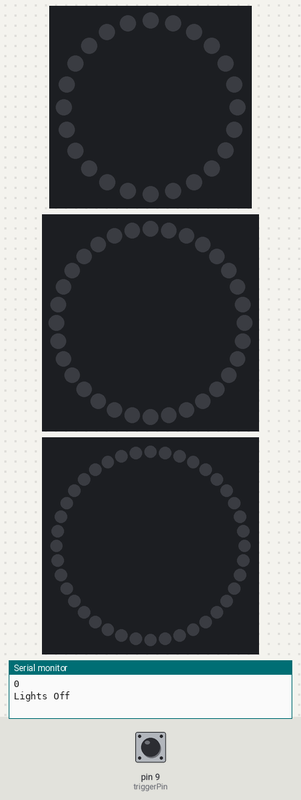
The sketch below on a simulated Arduino Uno, built with avr-gcc and run on an emulated ATmega328P. Parts: 24 RGB LEDs in a ring, first at the top, clockwise, 32 RGB LEDs in a ring, first at the top, clockwise, 40 RGB LEDs in a ring, first at the top, clockwise, the last lines printed to the serial monitor. Inputs (shaded band) come from the test bench; at power-on: pin 9 (triggerPin) HIGH. Dim RGB values are drawn brighter than linear; random numbers use the default seed unless the sketch sets one.

Above: at 1.2 s.
1.3 s: pin 9 (triggerPin) pulsed LOW 5 times (0.12 s each, 0.3 s apart)
At 3.3 s:
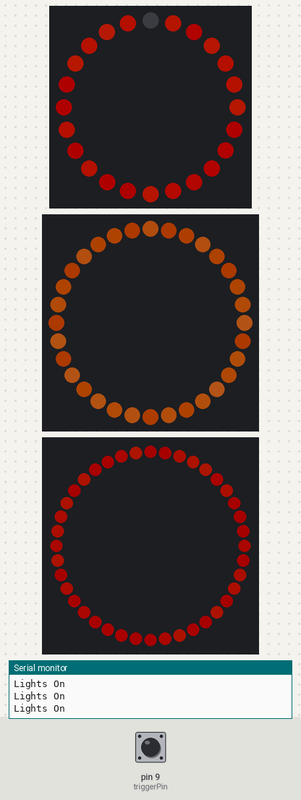
5.0 s: pin 9 (triggerPin) pulsed LOW 5 times (0.12 s each, 0.3 s apart)
At 5.46 s:
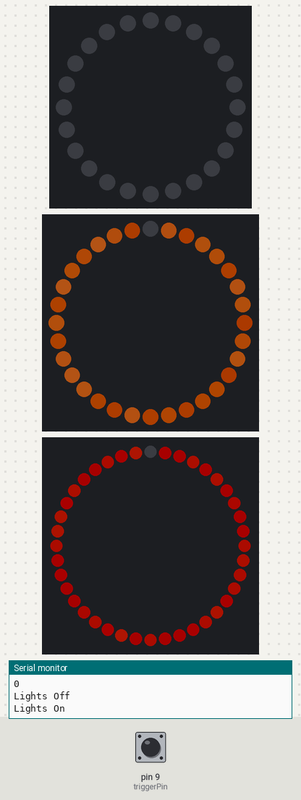
Timing chart, 0 to 8.0 s (numbered marks = the images above; inputs shaded):
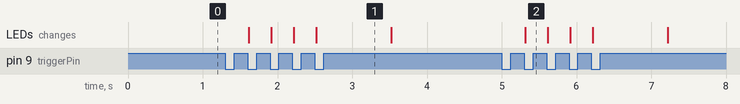

The sketch:

Chop_Rocket2_2RC.ino
```cpp
#include <Adafruit_NeoPixel.h>
#ifdef __AVR__
  #include <avr/power.h>
#endif

#define PIN_RING1 6
#define PIN_RING2 7
#define PIN_RING3 8

#define PIXELRING1 24
#define PIXELRING2 32
#define PIXELRING3 40

//Command Setup
#define triggerPin 9 //The pin for reading command information
int triggerState = 0;
int lastState = 1;
unsigned long duration;

//  The overall fire brightness
//  (this can affect both color levels and power consumption)
int brightness_Ring1 = 75;
int brightness_Ring2 = 60;
int brightness_Ring3 = 50;

int flicker1 = 0;
int flicker2 = 0;
int flicker3 = 0;

//  Uncomment one of these RGB (Red, Green, Blue) values to
//  set the base color of the flame.  The color will flickr
//  based on the initial base color

//  Yellow flame:
//int r = 226, g = 121, b = 35;

//  Orange flame:
//int r = 226, g = 121, b = 20;

//  Purple flame:
//  int r = 158, g = 8, b = 148;

//  Green flame:
//int r = 74, g = 150, b = 12;

//  Red flame:
//int red1 = 255, grn1 = 35, blu1 = 10;   // Ring 1 Center
//int red1 = 226, grn1 = 121, blu1 = 35;   // Ring 1 Center
//int red2 = 255, grn2 = 35, blu2 = 10;   // Ring 2 Middle
//int red3 = 255, grn3 = 35, blu3 = 10;   // Ring 3 Outer

int red1 = 226, grn1 = 35, blu1 = 10;   // Ring 1 Center
int red2 = 255, grn2 = 121, blu2 = 35;   // Ring 2 Middle
int red3 = 255, grn3 = 35, blu3 = 10;   // Ring 3 Outer

//int red1 = 255, grn1 = 121, blu1 = 35;   // Ring 1 Center
//int red2 = 255, grn2 = 121, blu2 = 35;   // Ring 2 Middle
//int red3 = 255, grn3 = 35, blu3 = 10;   // Ring 3 Outer

unsigned long previousMillisRing1 = 0;
unsigned long previousMillisRing2 = 0;
unsigned long previousMillisRing3 = 0;
unsigned long currentMillis = 0;

int delayRing1 = 0;
int delayRing2 = 0;
int delayRing3 = 0;

int goblack = 0;

// Parameter 1 = number of pixels in strip
// Parameter 2 = Arduino pin number (most are valid)
// Parameter 3 = pixel type flags, add together as needed:
//   NEO_KHZ800  800 KHz bitstream (most NeoPixel products w/WS2812 LEDs)
//   NEO_KHZ400  400 KHz (classic 'v1' (not v2) FLORA pixels, WS2811 drivers)
//   NEO_GRB     Pixels are wired for GRB bitstream (most NeoPixel products)
//   NEO_RGB     Pixels are wired for RGB bitstream (v1 FLORA pixels, not v2)
Adafruit_NeoPixel ring1 = Adafruit_NeoPixel(PIXELRING1, PIN_RING1, NEO_GRB + NEO_KHZ800);
Adafruit_NeoPixel ring2 = Adafruit_NeoPixel(PIXELRING2, PIN_RING2, NEO_GRB + NEO_KHZ800);
Adafruit_NeoPixel ring3 = Adafruit_NeoPixel(PIXELRING3, PIN_RING3, NEO_GRB + NEO_KHZ800);

// IMPORTANT: To reduce NeoPixel burnout risk, add 1000 uF capacitor across
// pixel power leads, add 300 - 500 Ohm resistor on first pixel's data input
// and minimize distance between Arduino and first pixel.  Avoid connecting
// on a live circuit...if you must, connect GND first.
// For the ultimate NeoPixel guide, check out:
// https://learn.adafruit.com/adafruit-neopixel-uberguide/overview

void setup() {
  Serial.begin(115200);

  //command information setup
  pinMode(triggerPin, INPUT_PULLUP);

  randomSeed(analogRead(0));
  ring1.begin();
  ring2.begin();
  ring3.begin();

  ring1.setBrightness(brightness_Ring1);
  ring2.setBrightness(brightness_Ring2);
  ring3.setBrightness(brightness_Ring3);

  ring1.show();
  ring2.show();
  ring3.show();
}

void loop() {
  currentMillis = millis();

  //triggerState = digitalRead(triggerPin);

  //if (triggerState != lastState){
    duration = pulseIn(triggerPin,HIGH);//Read the Pin if there has
    if (duration < 1500){
      //if (triggerState){
      Serial.println(triggerState);
      lastState = 1;//triggerState;
    }
    else{
      lastState = 0;
    }
 // }

  if (!lastState){
      lightsOn();
      Serial.println("Lights On");
      }
    else{
      ring1.setBrightness(0);
      ring2.setBrightness(0);
      ring3.setBrightness(0);
      ring1.show();
      ring2.show();
      ring3.show();
      Serial.println("Lights Off");
    }
  }

void lightsOn(){
  if (currentMillis - previousMillisRing1 >= delayRing1) {
    previousMillisRing1 = currentMillis;
    //  Flicker, based on our initial RGB values
    for(int i=0; i < ring1.numPixels(); i++) {
      flicker1 = random(0,55);
      int r1 = red1-flicker1;
      int g1 = grn1-flicker1;
      int b1 = blu1-flicker1;
      if(g1<0) g1=0;
      if(r1<0) r1=0;
      if(b1<0) b1=0;
      ring1.setPixelColor(i,r1,g1,b1);
      //ring1.setBrightness(random(brightness_Ring1-50,brightness_Ring1));
      ring1.setBrightness(brightness_Ring1);
    }
    delayRing1 = random(10,113);
    goblack = random(1,8);
    if(goblack == 1){
      ring1.setBrightness(0);
    }
    ring1.show();
  }

  if (currentMillis - previousMillisRing2 >= delayRing2) {
    previousMillisRing2 = currentMillis;
    for(int j=0; j < ring2.numPixels(); j++) {
      flicker2 = random(0,55);
      int r2 = red2-flicker2;
      int g2 = grn2-flicker2;
      int b2 = blu2-flicker2;
      if(g2<0) g2=0;
      if(r2<0) r2=0;
      if(b2<0) b2=0;
      ring2.setPixelColor(j,r2,g2,b2);
      //ring2.setBrightness(random(brightness_Ring2-50,brightness_Ring2));
      ring2.setBrightness(brightness_Ring2);
    }
    delayRing2 = random(10,113);
    goblack = random(1,6);
    if(goblack == 1){
      ring2.setBrightness(0);
    }
    ring2.show();
  }

  if (currentMillis - previousMillisRing3 >= delayRing3) {
    previousMillisRing3 = currentMillis;
    for(int k=0; k < ring3.numPixels(); k++) {
      flicker3 = random(0,55);
      int r3 = red3-flicker3;
      int g3 = grn3-flicker3;
      int b3 = blu3-flicker3;
      if(g3<0) g3=0;
      if(r3<0) r3=0;
      if(b3<0) b3=0;
      ring3.setPixelColor(k,r3,g3,b3);
      ring3.setBrightness(brightness_Ring3);
    }
    delayRing3 = random(10,113);
    goblack = random(1,8);
    if(goblack == 1){
      ring3.setBrightness(0);
    }
    ring3.show();
  }
//void lightsOff(){
//
//}
}
```

Measured:
- after the input at 1.3 s, the LEDs: first change after 0.32 s (image 1 shows a later state)
- after the input at 5.0 s, the LEDs: change after 0.32 s (image 2)
